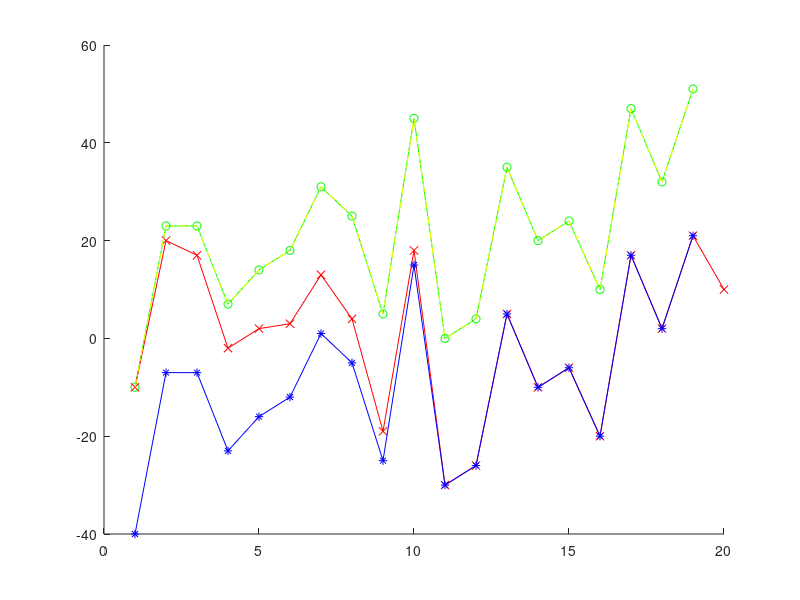
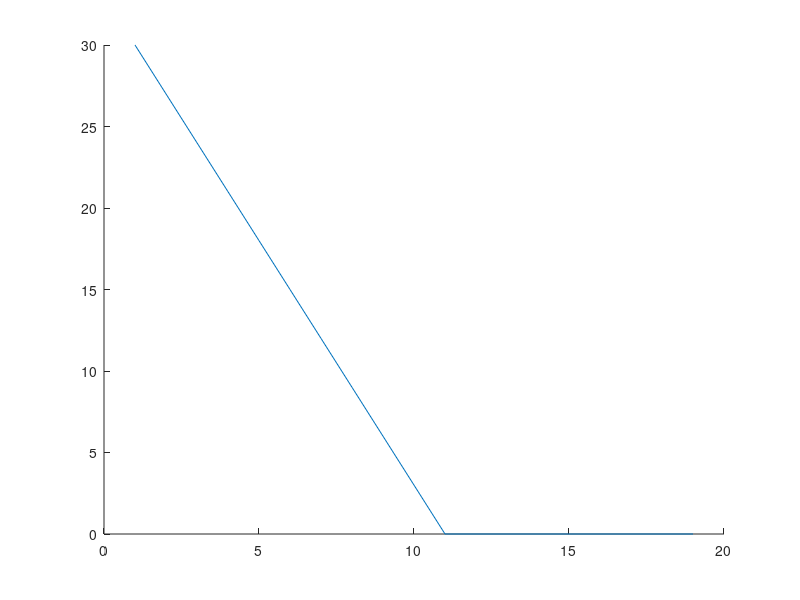

Reproduce these figures in MATLAB, in order.
%% Sensorimotor2022Jan11Model by Hokin
% p = v + b
clear;
close all;
rng(7);
b = 0;    
quit = 1;
targetarray = [0 0];
for i = 1:20
    targetarray(i) = randi(30);
end 
%targetarray(1) = 100;
%targetarray(2) = -20;
rand
vmaparray = [0 0];
proprioarray = [0 0];
vonlinearray = [0 0];
ponlinearray = [0 0];
mcmap = [0 0];
bmap = [0 0];
while quit < length(targetarray)
    target = targetarray(quit);
    h = rand;
    if h < 0.5 
        target = - target;
        targetarray(quit) = target;
    end 
    vmap = target;
    vmaparray(quit) = vmap;
    pmap = vmap + b;
    proprioarray(quit) = pmap;
    mc = pmap;
    mcmap(quit) = mc;
    vonline = pmap - 30;
    vonlinearray(quit) = vonline;
    %Update
    if((pmap-vmap)~=(pmap-vonline))
        b = b + (pmap - vonline)/10;
    end

    bmap(quit) = b;
    quit = quit + 1;
end
figure(1);
hold on ;
plot(mcmap, '-o', 'Color', 'green');
plot(targetarray, '-x', 'Color', 'red');
plot(vonlinearray, '-*', 'Color', 'blue');
plot(proprioarray, '-.', 'Color', 'yellow');

figure(2);
hold on;
abserr = [0 0];
for i = 1:length(mcmap)
    abserr(i) = abs(vonlinearray(i) - targetarray(i));
end 
plot(abserr);